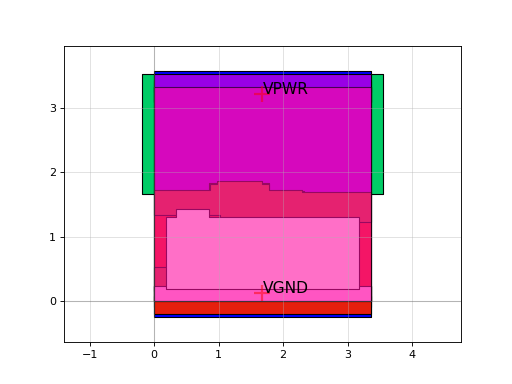

Recreate this plot in Python.
import sky130

c = sky130.components.sky130_fd_sc_hs__a22o_1()
c.plot()
